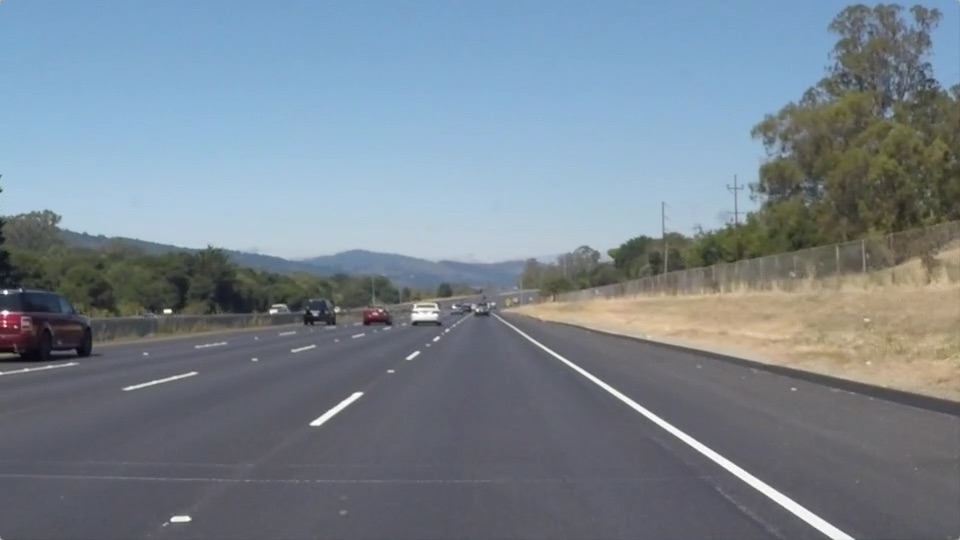
#> input picture Lane-Line-Detection-with-python/test_images/solidWhiteRight.jpg, 960 x 540 px
$ jupyter execute --allow-errors 'Lane Line Detection.ipynb'   (shell and % lines are left out)
#> lines starting #> are read from the running program, lines starting #| are printed output that depends on the picture; after the words box and inside, x2 and y2 are one past the last pixel; in counts of white or black regions, pixels touching at a corner belong together
# Lane Line Detection

## Overview

In this project you will detect lane lines in images using Python and OpenCV. OpenCV means "Open-Source Computer Vision", which is a package that has many useful tools for analyzing images.

The tools we have are color selection, region of interest selection, grayscaling, Gaussian smoothing, Canny Edge Detection and Hough Tranform line detection. Our goal is piece together a pipeline to detect the line segments in the image, then average/extrapolate them and draw them onto the image for display. Once we have a working pipeline, we will try it out on the video stream.

[cell 1]
# This Python 3 environment comes with many helpful analytics libraries installed
# It is defined by the kaggle/python docker image: https://github.com/kaggle/docker-python
# For example, here's several helpful packages to load in

import numpy as np # linear algebra
import pandas as pd # data processing, CSV file I/O (e.g. pd.read_csv)

# Input data files are available in the "../input/" directory.
# For example, running this (by clicking run or pressing Shift+Enter) will list all files under the input directory

import os
for dirname, _, filenames in os.walk('/kaggle/input'):
    for filename in filenames:
        print(os.path.join(dirname, filename))

# Any results you write to the current directory are saved as output.
#importing some useful packages
import matplotlib.pyplot as plt
import matplotlib.image as mpimg
import numpy as np
import cv2

[cell 2]
from distutils.dir_util import copy_tree
import shutil
#> (the rest of this cell did not finish here and is left out)

[cell 3]
import matplotlib.pyplot as plt
import matplotlib.image as mpimg
import numpy as np

# Read in the image
image = mpimg.imread('test_images/solidWhiteRight.jpg')
#> image is the input picture: shape (540, 960, 3); mean R, G, B 120.3, 132.6, 143.7

# Grab the x and y size and make a copy of the image
ysize = image.shape[0]
xsize = image.shape[1]
color_select = np.copy(image)

# Define color selection criteria
###### MODIFY THESE VARIABLES TO MAKE YOUR COLOR SELECTION
red_threshold = 200
green_threshold = 200
blue_threshold = 200
######

rgb_threshold = [red_threshold, green_threshold, blue_threshold]

# Do a boolean or with the "|" character to identify
# pixels below the thresholds
thresholds = (image[:,:,0] < rgb_threshold[0]) \
            | (image[:,:,1] < rgb_threshold[1]) \
            | (image[:,:,2] < rgb_threshold[2])
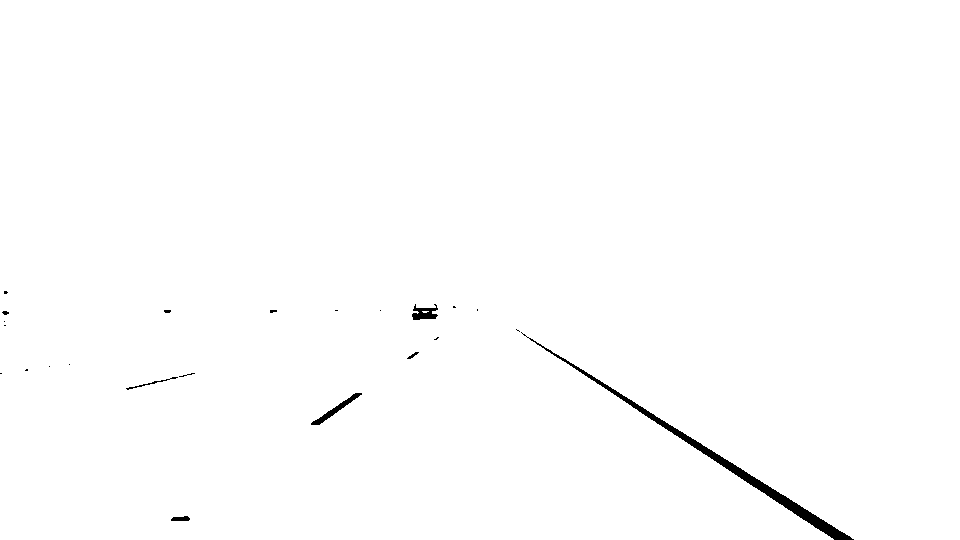
#> thresholds: shape (540, 960) bool; 99.4% white; 23 black regions (16 under 20 px), largest, box (x1, y1, x2, y2) and area: (521, 332, 854, 540) 2350, (311, 393, 362, 425) 291, (412, 304, 438, 320) 247
color_select[thresholds] = [0,0,0]

# Display the image
plt.imshow(image)
plt.title("Input Image")
plt.show()
plt.imshow(color_select)
plt.title("Color Selected Image")
plt.show()

# Uncomment the following code if you are running the code locally and wish to save the image
# mpimg.imsave("test-after.jpg", color_select)

### Region Masking

[cell 4]
import matplotlib.pyplot as plt
import matplotlib.image as mpimg
import numpy as np

# Read in the image
image = mpimg.imread('test_images/solidWhiteRight.jpg')

# Grab the x and y size and make a copy of the image
ysize = image.shape[0]
xsize = image.shape[1]
color_select = np.copy(image)
line_image = np.copy(image)

# Define color selection criteria
# MODIFY THESE VARIABLES TO MAKE YOUR COLOR SELECTION
red_threshold = 200
green_threshold = 200
blue_threshold = 200

rgb_threshold = [red_threshold, green_threshold, blue_threshold]

# Define the vertices of a triangular mask.
# Keep in mind the origin (x=0, y=0) is in the upper left
# MODIFY THESE VALUES TO ISOLATE THE REGION
# WHERE THE LANE LINES ARE IN THE IMAGE
left_bottom = [100, 539]
right_bottom = [950, 539]
apex = [480, 290]

# Perform a linear fit (y=Ax+B) to each of the three sides of the triangle
# np.polyfit returns the coefficients [A, B] of the fit
fit_left = np.polyfit((left_bottom[0], apex[0]), (left_bottom[1], apex[1]), 1)
fit_right = np.polyfit((right_bottom[0], apex[0]), (right_bottom[1], apex[1]), 1)
fit_bottom = np.polyfit((left_bottom[0], right_bottom[0]), (left_bottom[1], right_bottom[1]), 1)

# Mask pixels below the threshold
color_thresholds = (image[:,:,0] < rgb_threshold[0]) | \
                    (image[:,:,1] < rgb_threshold[1]) | \
                    (image[:,:,2] < rgb_threshold[2])

# Find the region inside the lines
XX, YY = np.meshgrid(np.arange(0, xsize), np.arange(0, ysize))
region_thresholds = (YY > (XX*fit_left[0] + fit_left[1])) & \
                    (YY > (XX*fit_right[0] + fit_right[1])) & \
                    (YY < (XX*fit_bottom[0] + fit_bottom[1]))

# Mask color and region selection
color_select[color_thresholds | ~region_thresholds] = [0, 0, 0]
# Color pixels red where both color and region selections met
line_image[~color_thresholds & region_thresholds] = [9, 255, 0]
#> line_image: shape (540, 960, 3); 0.53% of pixels changed, all inside (x1, y1, x2, y2) = (171, 307, 854, 540)

# Display the image and show region and color selections
plt.imshow(image)
x = [left_bottom[0], right_bottom[0], apex[0], left_bottom[0]]
y = [left_bottom[1], right_bottom[1], apex[1], left_bottom[1]]
plt.plot(x, y, 'r--', lw=4)
plt.title("Region Of Interest")
plt.show()
plt.imshow(color_select)
plt.title("Color Selection in the Triangular Region")
plt.show()
plt.imshow(line_image)
plt.title("Region Masked Image [Lane Lines in Green]")
plt.show()

[cell 5]
import matplotlib.pyplot as plt
import matplotlib.image as mpimg
import numpy as np

# Read in the image
image = mpimg.imread('test_images/solidYellowLeft.jpg')
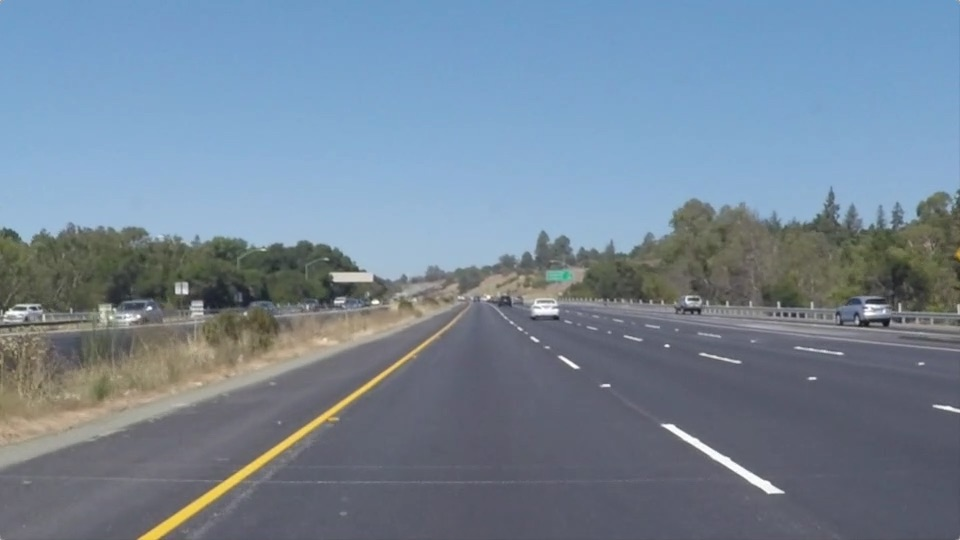
#> input picture Lane-Line-Detection-with-python/test_images/solidYellowLeft.jpg, 960 x 540 px
#> image is the input picture: shape (540, 960, 3); mean R, G, B 116.5, 133.6, 150.8

# Grab the x and y size and make a copy of the image
ysize = image.shape[0]
xsize = image.shape[1]
color_select = np.copy(image)
line_image = np.copy(image)

# Define color selection criteria
# MODIFY THESE VARIABLES TO MAKE YOUR COLOR SELECTION
red_threshold = 200
green_threshold = 200
blue_threshold = 200

rgb_threshold = [red_threshold, green_threshold, blue_threshold]

# Define the vertices of a triangular mask.
# Keep in mind the origin (x=0, y=0) is in the upper left
# MODIFY THESE VALUES TO ISOLATE THE REGION
# WHERE THE LANE LINES ARE IN THE IMAGE
left_bottom = [100, 539]
right_bottom = [950, 539]
apex = [480, 290]

# Perform a linear fit (y=Ax+B) to each of the three sides of the triangle
# np.polyfit returns the coefficients [A, B] of the fit
fit_left = np.polyfit((left_bottom[0], apex[0]), (left_bottom[1], apex[1]), 1)
fit_right = np.polyfit((right_bottom[0], apex[0]), (right_bottom[1], apex[1]), 1)
fit_bottom = np.polyfit((left_bottom[0], right_bottom[0]), (left_bottom[1], right_bottom[1]), 1)

# Mask pixels below the threshold
color_thresholds = (image[:,:,0] < rgb_threshold[0]) | \
                    (image[:,:,1] < rgb_threshold[1]) | \
                    (image[:,:,2] < rgb_threshold[2])
#> color_thresholds: shape (540, 960) bool; 99.6% white; 55 black regions (45 under 20 px), largest, box (x1, y1, x2, y2) and area: (663, 424, 784, 493) 915, (533, 299, 558, 315) 217, (864, 305, 880, 316) 89

# Find the region inside the lines
XX, YY = np.meshgrid(np.arange(0, xsize), np.arange(0, ysize))
region_thresholds = (YY > (XX*fit_left[0] + fit_left[1])) & \
                    (YY > (XX*fit_right[0] + fit_right[1])) & \
                    (YY < (XX*fit_bottom[0] + fit_bottom[1]))

# Mask color and region selection
color_select[color_thresholds | ~region_thresholds] = [0, 0, 0]
# Color pixels red where both color and region selections met
line_image[~color_thresholds & region_thresholds] = [9, 255, 0]
#> line_image: shape (540, 960, 3); 0.19% of pixels changed, all inside (x1, y1, x2, y2) = (484, 295, 784, 493)

# Display the image and show region and color selections
plt.imshow(image)
x = [left_bottom[0], right_bottom[0], apex[0], left_bottom[0]]
y = [left_bottom[1], right_bottom[1], apex[1], left_bottom[1]]
plt.plot(x, y, 'r--', lw=4)
plt.title("Region Of Interest")
plt.show()
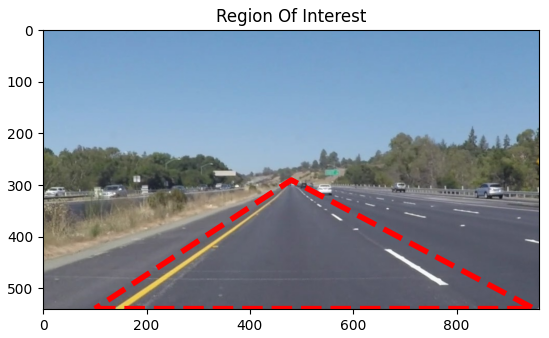
#> figure drawn by matplotlib, 1 panel
plt.imshow(color_select)
plt.title("Color Selection")
plt.show()
plt.imshow(line_image)
plt.title("Output Image")
plt.show()

### Canny Edge Detection

Now we are applying Canny to the gray-scaled image and our output will be another image called edges. low_threshold and high_threshold are your thresholds for edge detection.

The algorithm will first detect strong edge (strong gradient) pixels above the high_threshold, and reject pixels below the low_threshold. Next, pixels with values between the low_threshold and high_threshold will be included as long as they are connected to strong edges. The output edges is a binary image with white pixels tracing out the detected edges and black everywhere else. See the OpenCV Canny Docs for more details.

What would make sense as a reasonable range for these parameters? In our case, converting to grayscale has left us with an 8-bit image, so each pixel can take 2^8 = 256 possible values. Hence, the pixel values range from 0 to 255.

This range implies that derivatives (essentially, the value differences from pixel to pixel) will be on the scale of tens or hundreds. So, a reasonable range for your threshold parameters would also be in the tens to hundreds.

As far as a ratio of low_threshold to high_threshold, John Canny himself recommended a low to high ratio of 1:2 or 1:3.

We'll also include Gaussian smoothing, before running Canny, which is essentially a way of suppressing noise and spurious gradients by averaging (check out the OpenCV docs for GaussianBlur). cv2.Canny() actually applies Gaussian smoothing internally, but we include it here because you can get a different result by applying further smoothing (and it's not a changeable parameter within cv2.Canny()!).**

[cell 6]
# Do all the relevant imports
import matplotlib.pyplot as plt
import matplotlib.image as mpimg
import numpy as np
import cv2

# Read in the image and convert to grayscale
# Note: in the previous example we were reading a .jpg
# Here we read a .png and convert to 0,255 bytescale
image = mpimg.imread('test_images/solidYellowLeft.jpg')
gray = cv2.cvtColor(image,cv2.COLOR_RGB2GRAY)
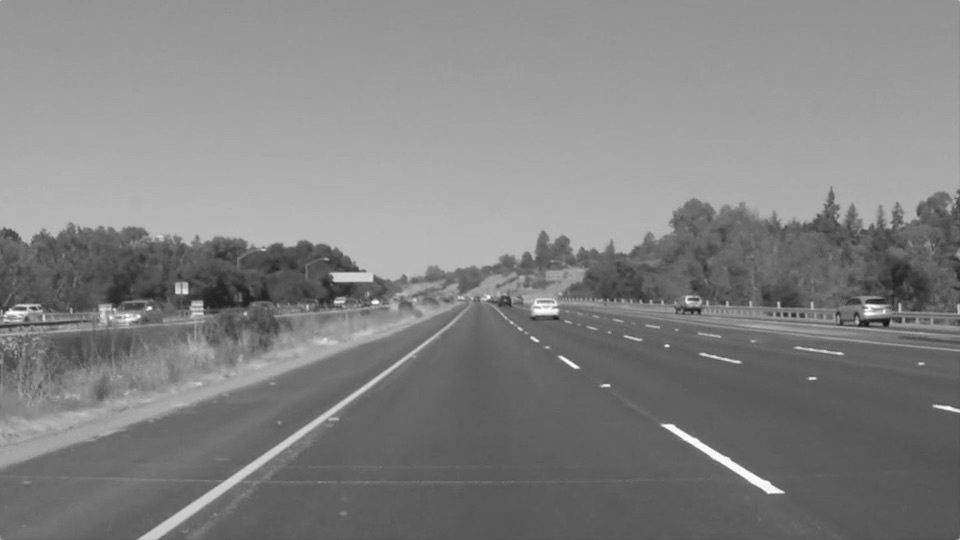
#> gray: shape (540, 960); min 19, max 255, mean 130.4

# Define a kernel size for Gaussian smoothing / blurring
kernel_size = 5 # Must be an odd number (3, 5, 7...)
blur_gray = cv2.GaussianBlur(gray,(kernel_size, kernel_size),0)

# Define our parameters for Canny and run it
low_threshold = 180
high_threshold = 240
edges = cv2.Canny(blur_gray, low_threshold, high_threshold)
#> edges: shape (540, 960); 0.61% white in thin lines or dots, all inside (x1, y1, x2, y2) = (0, 203, 960, 540)

# Display the image
plt.imshow(edges, cmap='Greys_r')
plt.title("Canny Edge Detection Image")
plt.show()

### Hough Transform
In image space, a line is plotted as x vs. y, but in 1962, Paul Hough devised a method for representing lines in parameter space, which we will call “Hough space” in his honor.

In Hough space, I can represent my "x vs. y" line as a point in "m vs. b" instead. The Hough Transform is just the conversion from image space to Hough space. So, the characterization of a line in image space will be a single point at the position (m, b) in Hough space. References Click Here

[cell 7]
# Read in and grayscale the image
image = mpimg.imread('test_images/solidYellowLeft.jpg')
gray = cv2.cvtColor(image,cv2.COLOR_RGB2GRAY)

# Define a kernel size and apply Gaussian smoothing
kernel_size = 5
blur_gray = cv2.GaussianBlur(gray,(kernel_size, kernel_size),0)

# Define our parameters for Canny and apply
low_threshold = 180
high_threshold = 240
edges = cv2.Canny(blur_gray, low_threshold, high_threshold)

# Next we'll create a masked edges image using cv2.fillPoly()
mask = np.zeros_like(edges)
ignore_mask_color = 255

# This time we are defining a four sided polygon to mask
imshape = image.shape
vertices = np.array([[(0,imshape[0]),(450, 290), (490, 290), (imshape[1],imshape[0])]], dtype=np.int32)
cv2.fillPoly(mask, vertices, ignore_mask_color)
#> mask: shape (540, 960); 24.2% white; 1 white region, box (x1, y1, x2, y2) and area: (1, 290, 960, 540) 125210
masked_edges = cv2.bitwise_and(edges, mask)
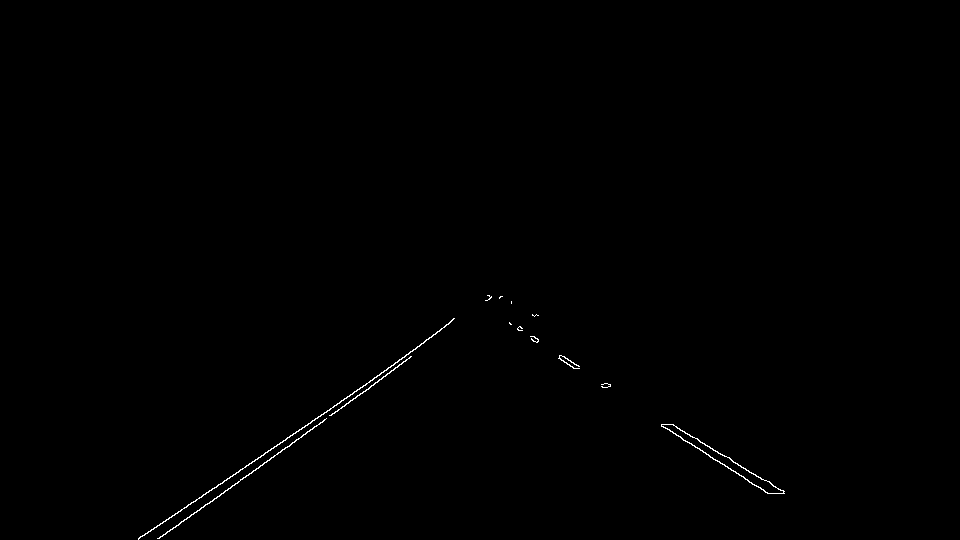
#> masked_edges: shape (540, 960); 0.29% white in thin lines or dots, all inside (x1, y1, x2, y2) = (138, 295, 785, 540)

# Define the Hough transform parameters
# Make a blank the same size as our image to draw on
rho = 1 # distance resolution in pixels of the Hough grid
theta = np.pi/180 # angular resolution in radians of the Hough grid
threshold = 2     # minimum number of votes (intersections in Hough grid cell)
min_line_length = 4 #minimum number of pixels making up a line
max_line_gap = 5    # maximum gap in pixels between connectable line segments
line_image = np.copy(image)*0 # creating a blank to draw lines on
#> line_image: shape (540, 960, 3); every value is 0

# Run Hough on edge detected image
# Output "lines" is an array containing endpoints of detected line segments
lines = cv2.HoughLinesP(masked_edges, rho, theta, threshold, np.array([]),
                            min_line_length, max_line_gap)
#> lines = 86 rows, first 6: [139, 537, 238, 472], [186, 519, 411, 356], [518, 327, 522, 330], [317, 418, 347, 396], [567, 358, 574, 368], [605, 383, 610, 386]

# Iterate over the output "lines" and draw lines on a blank image
for line in lines:
    for x1,y1,x2,y2 in line:
        cv2.line(line_image,(x1,y1),(x2,y2),(255,0,0),10)
#> this loop made 86 passes
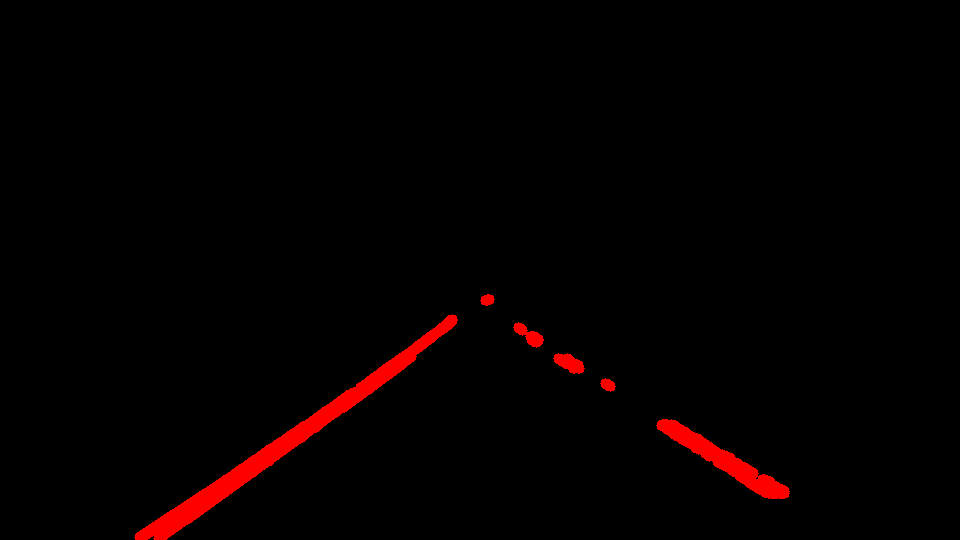
#> line_image: shape (540, 960, 3); mean R, G, B 5, 0, 0

# Create a "color" binary image to combine with line image
color_edges = np.dstack((edges, edges, edges))

# Draw the lines on the edge image
lines_edges = cv2.addWeighted(color_edges, 0.8, line_image, 1, 0)
lines_edges = cv2.polylines(lines_edges,vertices, True, (0,0,255), 10)
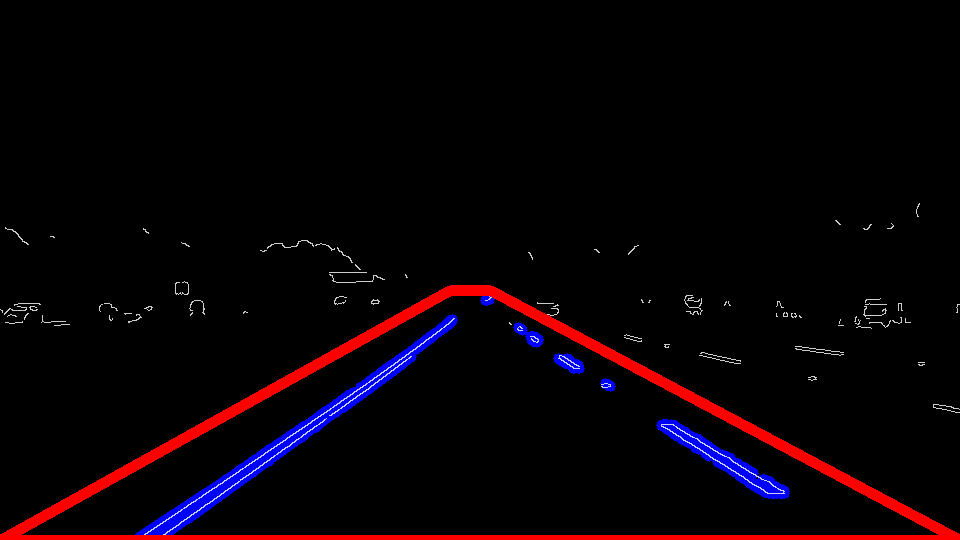
#> lines_edges: shape (540, 960, 3); mean of channels 0, 1, 2 5.6, 1.2, 9.1; drawn as B, G, R
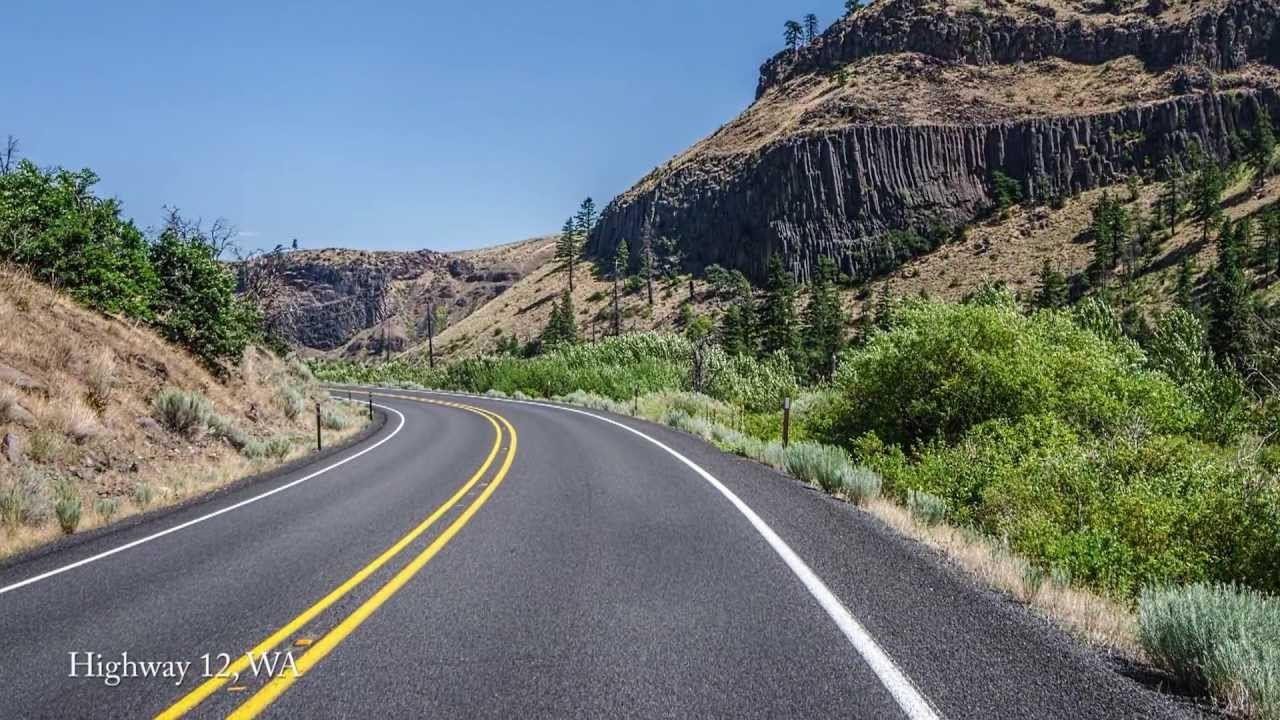
#> input picture Lane-Line-Detection-with-python/test_images/max.jpg, 1280 x 720 px
#> further down, image is the input picture: shape (720, 1280, 3); mean R, G, B 105.2, 113.6, 112.5
plt.imshow(image)
plt.title("Input Image")
plt.show()
plt.imshow(lines_edges)
plt.title("Colored Lane line [In RED] and Region of Interest [In Blue]")
plt.show()

### Let's Make a Lane Detection Pipeline

[cell 8]
import math

# [7 lines left out: function grayscale, not called in this run]
    # Or use BGR2GRAY if you read an image with cv2.imread()
    # return cv2.cvtColor(img, cv2.COLOR_BGR2GRAY)

def canny(img, low_threshold, high_threshold):
    """Applies the Canny transform"""
    return cv2.Canny(img, low_threshold, high_threshold)

def gaussian_blur(img, kernel_size):
    """Applies a Gaussian Noise kernel"""
    return cv2.GaussianBlur(img, (kernel_size, kernel_size), 0)

# [135 lines left out: functions region_of_interest, draw_lines, slope_lines, hough_lines, weighted_img, get_vertices, not called in this run]

### Test our Algorithm Pipeline with different Images

#> (a cell that did not finish here is left out)
